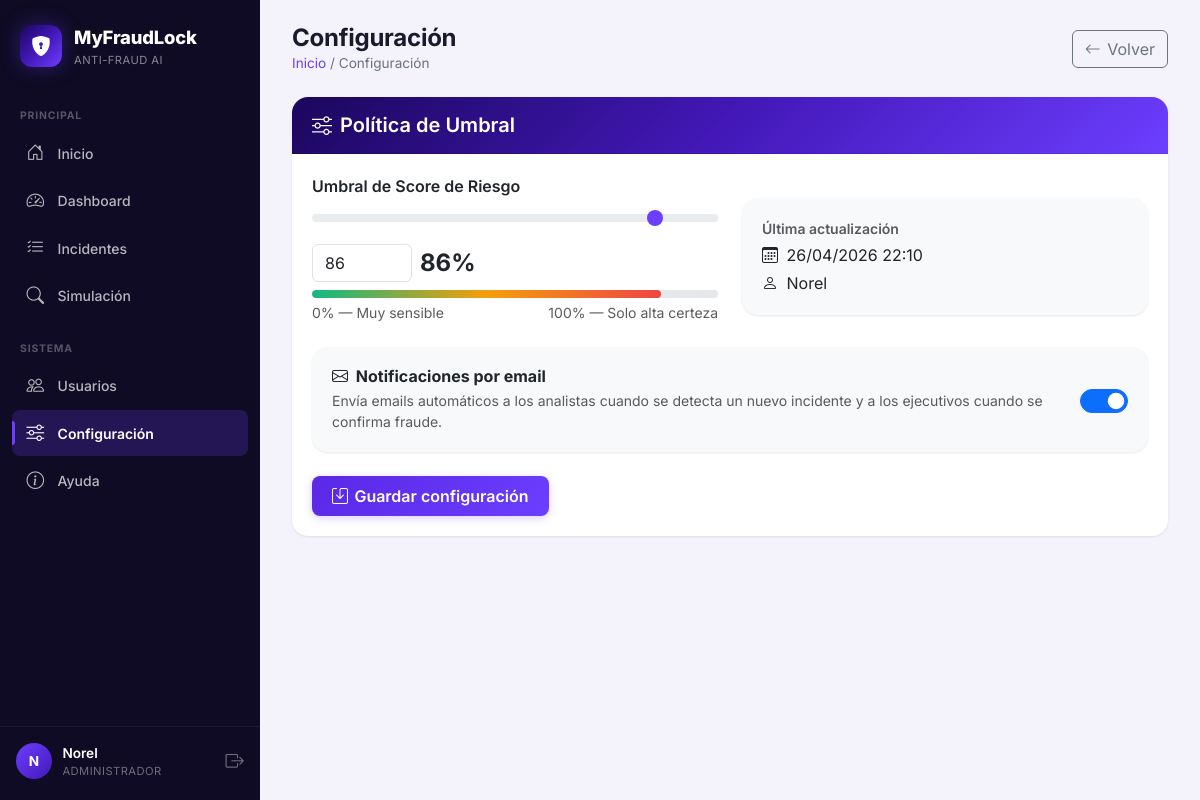
Page /api/configuracion-front/ (signed in) on the earlier database version.
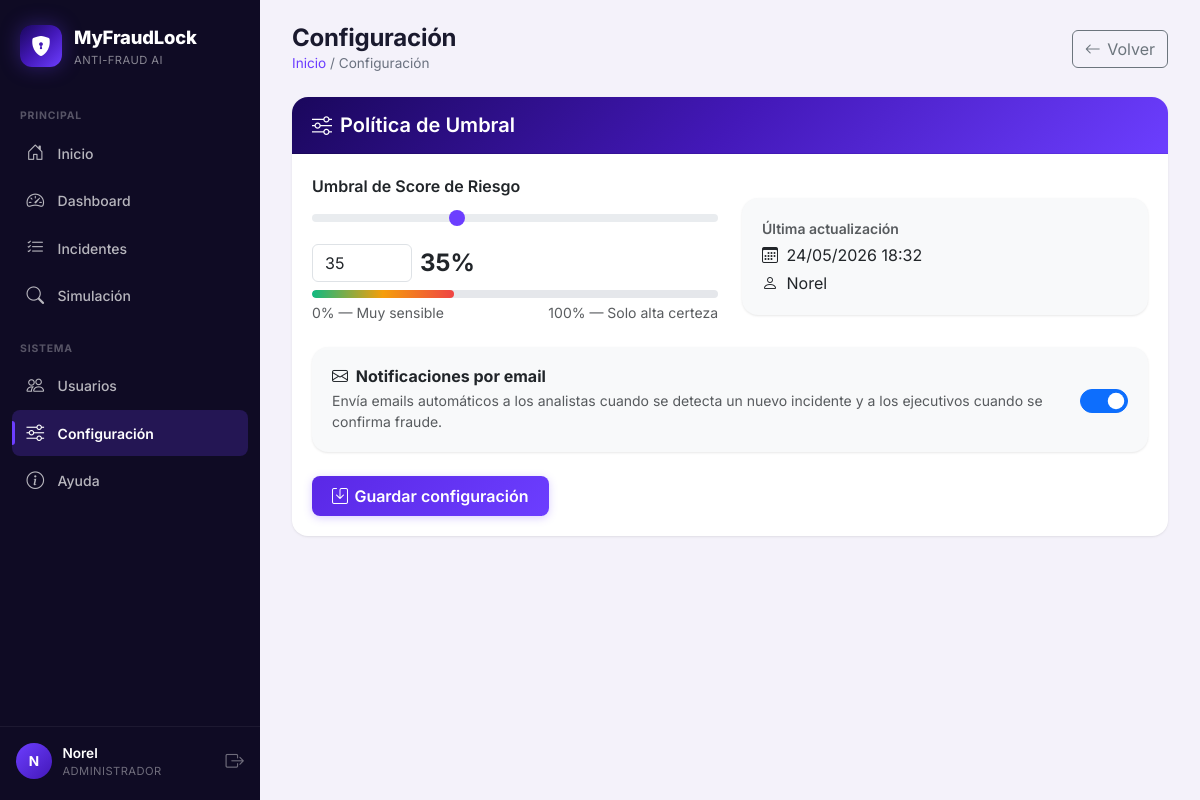
Same page on the later database version.
### api/models.py (models this page shows, shortened)
class Configuracion(models.Model):
    umbral_score = models.IntegerField(default=70)
    notificaciones_email = models.BooleanField(
        default=True,
        help_text="Enviar emails cuando se detecta fraude",
    )
    actualizado_en = models.DateTimeField(auto_now=True)
    actualizado_por = models.ForeignKey(
        'Usuario', on_delete=models.SET_NULL, null=True, blank=True
    )

class Usuario(models.Model):
    class Roles(models.TextChoices):
        ADMIN = 'ADMIN', 'Administrador'
        ANALISTA = 'ANALISTA', 'Analista de Fraude'
        GERENTE = 'GERENTE', 'Gerente (solo lectura)'
    id_usuario = models.AutoField(primary_key=True)
    username = models.CharField(max_length=100, unique=True)
    email = models.EmailField(unique=True)
    password = models.CharField(max_length=128)  # almacena hash
    telefono = models.CharField(max_length=15, null=True, blank=True)
    activo = models.BooleanField(default=True)
    rol = models.CharField(
        max_length=15,
        choices=Roles.choices,
        default=Roles.ANALISTA,
        db_index=True,
    )

### api/views.py (the view, shortened to what this page needs)
# urls.py: path('configuracion-front/', configuracion_front, name='configuracion_front'),
@usuario_login_required
@require_roles('GERENTE')
def configuracion_front(request):
    config, _ = Configuracion.objects.get_or_create(id=1)
    return render(
        request,
        "api/configuracion.html",
        {"config": config},
    )

### api/context_processors.py (called while the page is built)
def current_usuario(request):
    uid = request.session.get('usuario_id')
    usuario = None
    if uid:
        try:
            usuario = Usuario.objects.get(pk=uid, activo=True)
        except Usuario.DoesNotExist:
            pass
    return {"current_usuario": usuario}

### templates/api/configuracion.html (shortened to what this page needs)
{% extends "api/base.html" %}
{% block content %}
<div class="page-head animate-in">
    <div>
        <h1>Configuración</h1>
        <div class="breadcrumbs"><a href="{% url 'inicio' %}">Inicio</a> / Configuración</div>
    </div>
    <a href="{% url 'dashboard' %}" class="btn btn-outline-secondary btn-icon" data-back>
        <i class="bi bi-arrow-left"></i> Volver
    </a>
</div>
<div class="card animate-in delay-1">
    <div class="card-header card-brand-header"><h5 class="mb-0"><i class="bi bi-sliders me-2"></i>Política de Umbral</h5></div>
    <div class="card-body">
        <form method="post" class="row g-4">
            <div class="col-md-6">
                <label for="umbral_score" class="form-label fw-semibold">Umbral de Score de Riesgo</label>
                <div class="slider-wrap">
                    <input type="range" class="form-range" id="umbral_range" min="0" max="100"
                           value="{{ config.umbral_score }}" oninput="syncSlider(this.value)">
                    <div class="d-flex align-items-center gap-2 mt-2">
                        <input type="number" class="form-control" id="umbral_score" name="umbral_score"
                               value="{{ config.umbral_score }}" min="0" max="100" required
                               style="max-width:100px;" oninput="syncInput(this.value)">
                        <span class="fw-bold" style="font-size:1.5rem;" id="umbralDisplay">{{ config.umbral_score }}%</span>
                    </div>
                </div>
                <div class="umbral-bar mt-2">
                    <div class="umbral-fill" id="umbralFill" style="width:{{ config.umbral_score }}%"></div>
                </div>
                <div class="d-flex justify-content-between mt-1">
                    <small class="text-muted">0% — Muy sensible</small>
                    <small class="text-muted">100% — Solo alta certeza</small>
                </div>
            </div>
            <div class="col-md-6">
                <div class="card mt-4" style="background:#f8f9fa;">
                    <div class="card-body">
                        <p class="text-muted mb-1 small fw-semibold">Última actualización</p>
                        <p class="mb-1">
                            <i class="bi bi-calendar3 me-1"></i>
                            {{ config.actualizado_en|date:"d/m/Y H:i" }}
                        </p>
                        <p class="mb-0">
                            <i class="bi bi-person me-1"></i>
                            {{ config.actualizado_por.username|default:"—" }}
                        </p>
                    </div>
                </div>
            </div>
            <div class="col-12">
                <div class="card" style="background:#f8f9fa;">
                    <div class="card-body d-flex align-items-center justify-content-between">
                        <div>
                            <h6 class="mb-1 fw-bold"><i class="bi bi-envelope me-1"></i> Notificaciones por email</h6>
                            <p class="text-muted mb-0 small">
                                Envía emails automáticos a los analistas cuando se detecta un nuevo incidente
                                y a los ejecutivos cuando se confirma fraude.
                            </p>
                        </div>
                        <div class="form-check form-switch ms-3">
                            <input class="form-check-input" type="checkbox" role="switch"
                                   id="notificaciones_email" name="notificaciones_email"
                                   {% if config.notificaciones_email %}checked{% endif %}
                                   style="width:3rem; height:1.5rem;">
                        </div>
                    </div>
                </div>
            </div>
            <div class="col-12">
                <button type="submit" class="btn btn-brand btn-icon">
                    <i class="bi bi-save"></i> Guardar configuración
                </button>
            </div>
        </form>
    </div>
</div>
{% endblock %}

Differences in the rows shown:
changed Configuracion "Norel": umbral_score "86" → "35"; actualizado_en "26/04/2026 22:10" → "24/05/2026 18:32"
